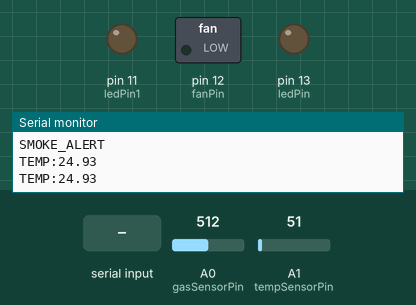
Recording of a sketch running on a simulated Arduino Uno, built with avr-gcc and run on an emulated ATmega328P. On the bench: switched loads named in the sketch (green lamp = pin HIGH), output pins drawn as LEDs (lit = HIGH), the last lines printed to the serial monitor. The inputs (shaded band) are chosen by the test bench; at power-on: A0 (gasSensorPin) = 512, A1 (tempSensorPin) = 51.

Above: at 1.2 s.
1.3 s: "LED1_ON\n" received over Serial
At 2.2 s:
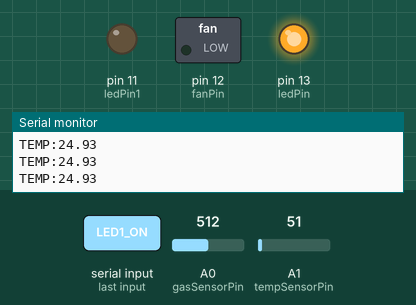
3.0 s: "LED2_ON\n" received over Serial
At 3.5 s:
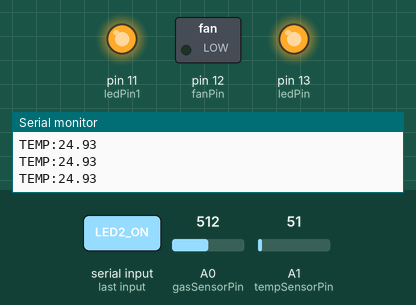
4.5 s: "LED1_OFF\n" received over Serial
At 5.7 s:
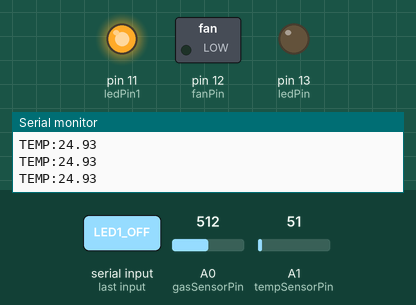
6.0 s: "FAN_ON\n" received over Serial
At 7.2 s:
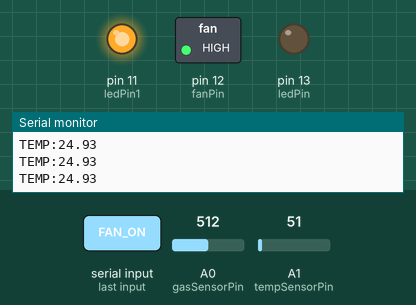
7.5 s: "LED2_OFF\n" received over Serial
At 8.4 s:
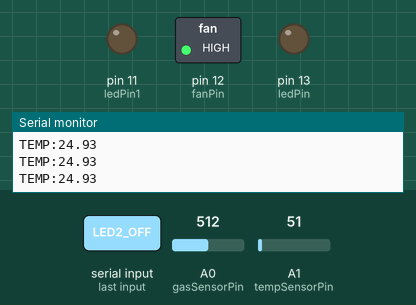
Timing chart, 0 to 10.5 s (numbered marks = the images above; inputs shaded):
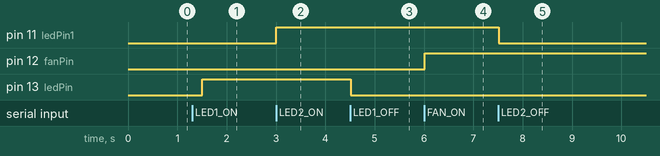

The sketch:

hardware.ino
```cpp
const int ledPin = 13;       // LED 1 pin
const int ledPin1 = 11;      // LED 2 pin
const int fanPin = 12;       // Fan pin
const int gasSensorPin = A0; // MQ2/MQ135 analog pin
const int tempSensorPin = A1;  // Temperature sensor analog pin (LM35)

int smokeThreshold = 400;    // Calibrate this value
bool smokeDetected = false;

void setup() {
  pinMode(ledPin, OUTPUT);
  pinMode(ledPin1, OUTPUT);
  pinMode(fanPin, OUTPUT);
  Serial.begin(9600);
}

void loop() {
  // Handle incoming serial commands
  if (Serial.available() > 0) {
    String command = Serial.readStringUntil('\n');
    command.trim();

    if (command == "LED1_ON") {
      digitalWrite(ledPin, HIGH);
    }
    else if (command == "LED1_OFF") {
      digitalWrite(ledPin, LOW);
    }
    else if (command == "LED2_ON") {
      digitalWrite(ledPin1, HIGH);
    }
    else if (command == "LED2_OFF") {
      digitalWrite(ledPin1, LOW);
    }
    else if (command == "FAN_ON") {
      digitalWrite(fanPin, HIGH);
    }
    else if (command == "FAN_OFF") {
      digitalWrite(fanPin, LOW);
    }
  }

  // Read temperature sensor (LM35)
  int tempRaw = analogRead(tempSensorPin);
  float voltage = tempRaw * (5.0 / 1023.0);
  float temperatureC = voltage * 100.0;

  // Send temperature reading over Serial
  Serial.print("TEMP:");
  Serial.println(temperatureC);

  // Smoke detection logic
  int gasValue = analogRead(gasSensorPin);

  if (gasValue > smokeThreshold && !smokeDetected) {
    Serial.println("SMOKE_ALERT");
    smokeDetected = true;
  }
  else if (gasValue <= smokeThreshold && smokeDetected) {
    Serial.println("CLEAR");
    smokeDetected = false;
  }

  delay(500); // Stabilize readings and reduce serial noise
}
```

Measured:
- after the input at 1.3 s, pin 13 (ledPin): LOW → HIGH after 0.20 s
- after the input at 3.0 s, pin 11 (ledPin1): LOW → HIGH at once
- after the input at 4.5 s, pin 13 (ledPin): HIGH → LOW at once
- after the input at 6.0 s, pin 12 (fanPin): LOW → HIGH at once
- after the input at 7.5 s, pin 11 (ledPin1): HIGH → LOW at once
